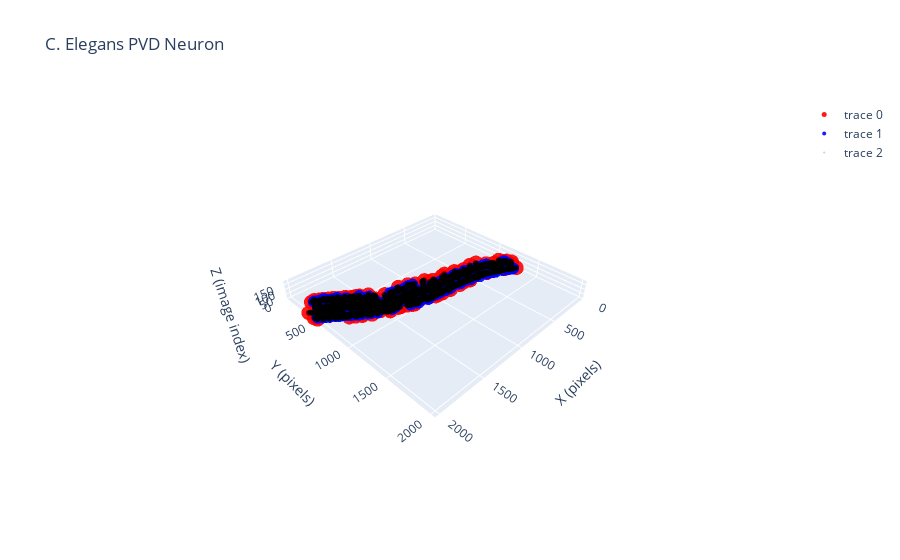

Write notebook code for a chart like this one.
### Code cell
# Plot
fig = go.Figure()

# Skeleton tips
fig.add_trace(go.Scatter3d(
    x=tips_x,
    y=tips_y,
    z=tips_z,
    mode='markers',  # Use 'lines' for a line plot or 'markers+lines' for both
    marker=dict(
        size=5,
        color='red',  # You can customize the color
        opacity=.9
    )
))

# Skeleton knots
fig.add_trace(go.Scatter3d(
    x=knot_x,
    y=knot_y,
    z=knot_z,
    mode='markers',  # Use 'lines' for a line plot or 'markers+lines' for both
    marker=dict(
        size=4,
        color='blue',  # You can customize the color
        opacity=.9
    )
))

# Skeleton structure
fig.add_trace(go.Scatter3d(
    x=X.ravel()[visible_mask],
    y=Y.ravel()[visible_mask],
    z=Z.ravel()[visible_mask],
    mode='markers',
    marker=dict(
        size=2,
        color='black',
        colorscale='Viridis',
        opacity=.1
    )
))

# Update layout
fig.update_layout(
    title='C. Elegans PVD Neuron',
    scene=dict(
        xaxis_title='X (pixels)',
        yaxis_title='Y (pixels)',
        zaxis_title='Z (image index)',
        aspectmode='manual',
        aspectratio=dict(x=1, y=1, z=.1),  # Adjust z-axis scale if desired
        zaxis=dict(range=[0, pvd.skeletonized_data[timepoint].shape[0]]),  # Set z-axis bounds
        xaxis=dict(range=[0, pvd.skeletonized_data[timepoint].shape[1]]),  # Set x-axis bounds
        yaxis=dict(range=[0, pvd.skeletonized_data[timepoint].shape[2]]),   # Set y-axis bounds

    ),
    autosize=True

)

# Show the figure
#fig.show()

### Figure 1 — Plotly figure (JSON) as saved in the notebook; plotly's stock layout.template omitted (floating-point values rounded to 4 significant figures; data arrays with more than 128 entries replaced by an {"elided": "..."} marker saying what was removed)
{"data": [{"marker": {"color": "red", "opacity": 0.9, "size": 5}, "mode": "markers", "type": "scatter3d", "x": {"elided": "150 int values"}, "y": {"elided": "150 int values"}, "z": {"elided": "150 int values"}}, {"marker": {"color": "blue", "opacity": 0.9, "size": 4}, "mode": "markers", "type": "scatter3d", "x": {"elided": "282 int values"}, "y": {"elided": "282 int values"}, "z": {"elided": "282 int values"}}, {"marker": {"color": "black", "colorscale": [[0, "#440154"], [0.1111, "#482878"], [0.2222, "#3e4989"], [0.3333, "#31688e"], [0.4444, "#26828e"], [0.5556, "#1f9e89"], [0.6667, "#35b779"], [0.7778, "#6ece58"], [0.8889, "#b5de2b"], [1, "#fde725"]], "opacity": 0.1, "size": 2}, "mode": "markers", "type": "scatter3d", "x": {"elided": "15529 int values"}, "y": {"elided": "15529 int values"}, "z": {"elided": "15529 int values"}}], "layout": {"autosize": true, "scene": {"aspectmode": "manual", "aspectratio": {"x": 1, "y": 1, "z": 0.1}, "xaxis": {"range": [0, 2044], "title": {"text": "X (pixels)"}}, "yaxis": {"range": [0, 2042], "title": {"text": "Y (pixels)"}}, "zaxis": {"range": [0, 188], "title": {"text": "Z (image index)"}}}, "title": {"text": "C. Elegans PVD Neuron"}}}
